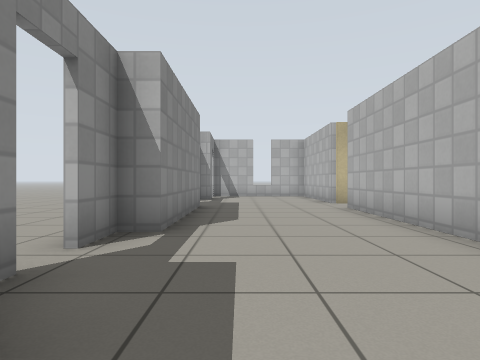
View 1 (above)

19 first-person views from a walk through a world built for the Gazebo simulator. The camera is 0.72 m above the floor, looks level and sees 75° across. The floor is counted in squares, 1 m on a side. Each view is taken from the middle of a square. On the plan, view 1 faces up. The plan holds only what a view shows up to about 10 squares ahead; the rest is blank. The place goes on beyond the plan. Gazebo's built-in surfaces are drawn with simple patterns.

View 2
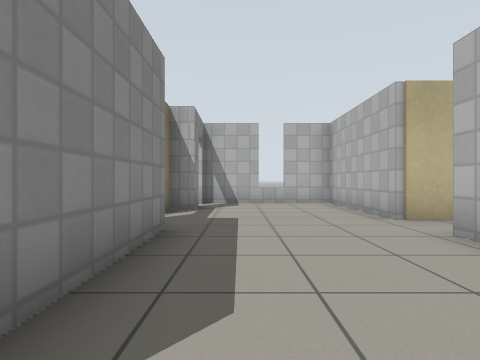

View 3
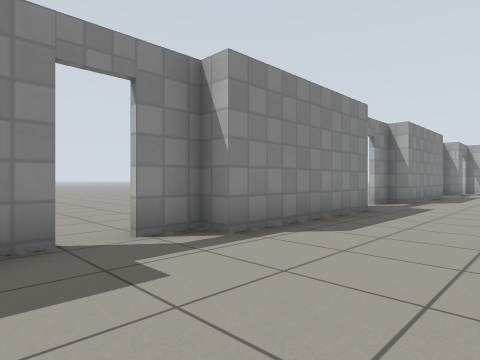

View 4
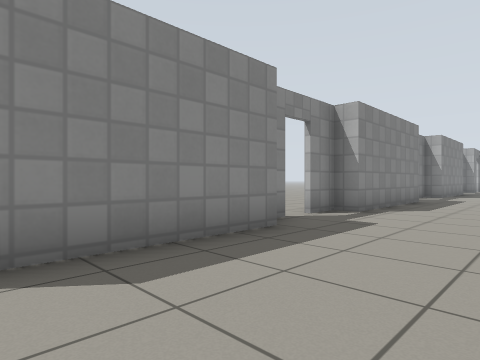

View 5
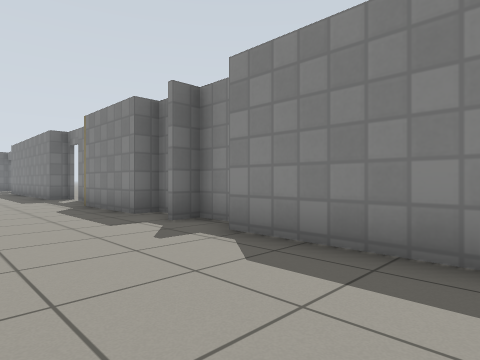

View 6
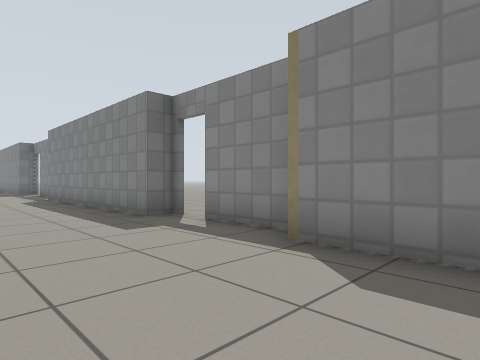

View 7
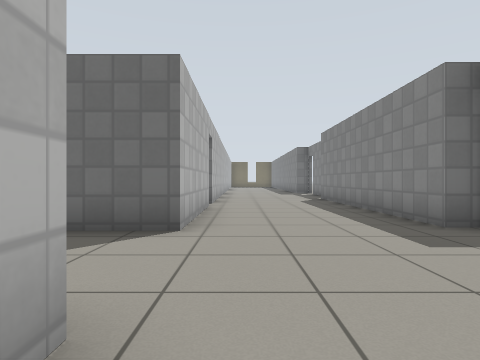

View 8
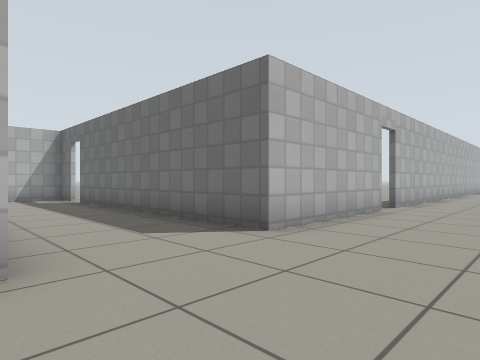

View 9
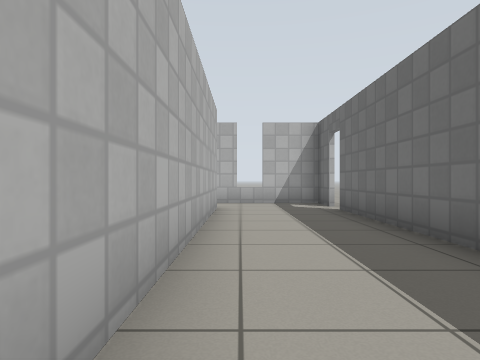

View 10
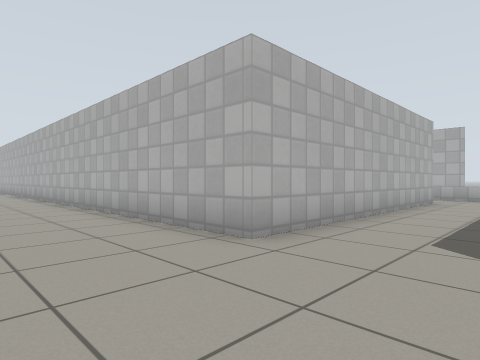

View 11
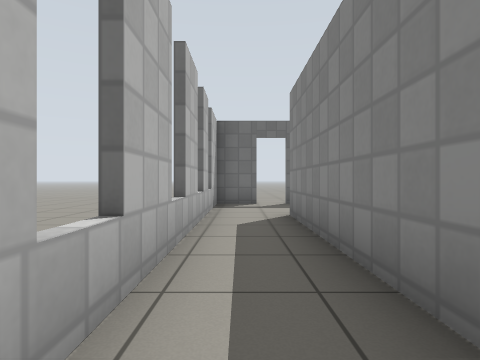

View 12
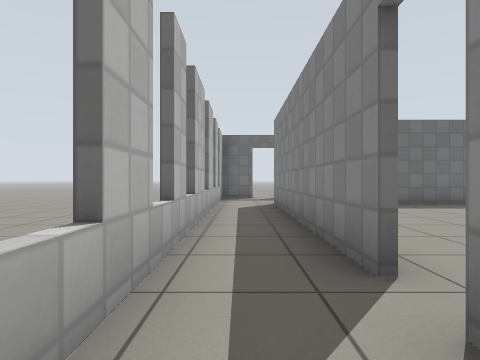

View 13
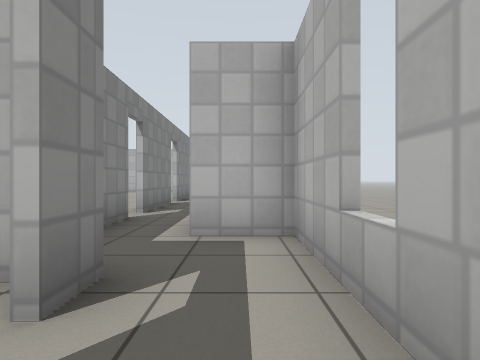

View 14
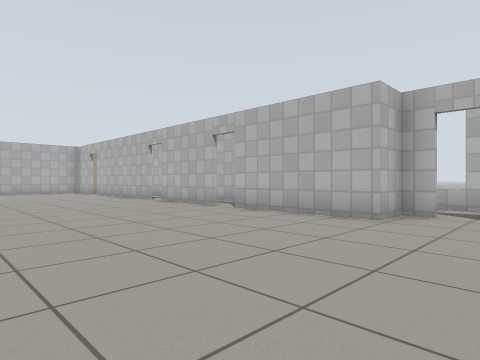

View 15
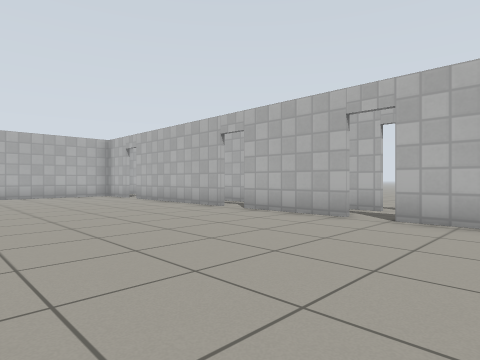

View 16
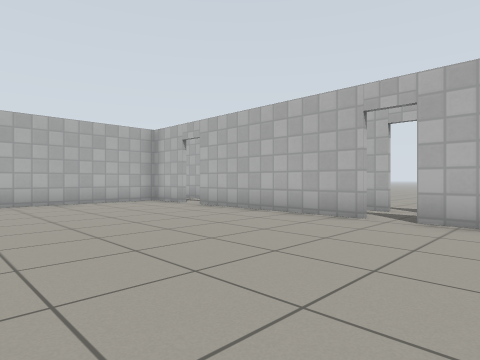

View 17
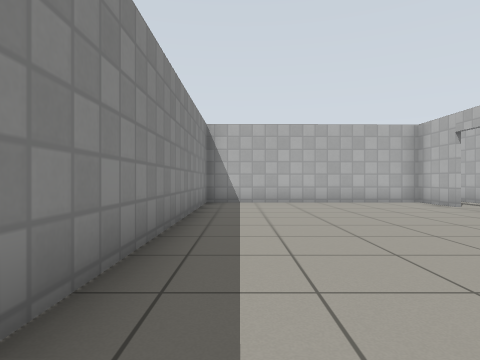

View 18
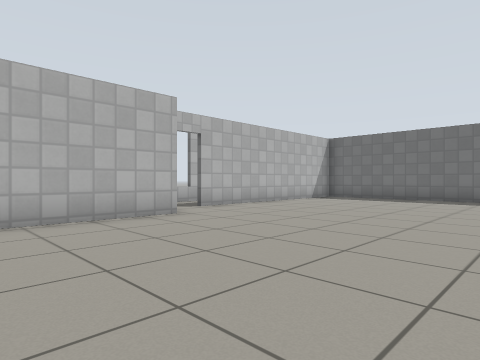

View 19
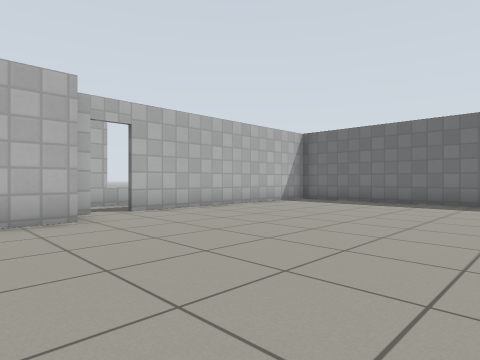

### Floor plan
Points are (right, up) in squares from view 1. A wall is a line through its corners. A room is listed if a view was taken in it or the views show most of it. See-through windows are left out.
Room 1 (views 1, 2, 3, 4, 5, 6, 7, 8, 9, 10)
walls: (-1.1, -6) (-1.1, -10.4); (-1.7, -10.9) (-1.7, -11.9) (-1, -11.9); (-1.7, -5) (-1.7, -5.6); (-1.1, -13.3) (-1.1, -16.4); (-1.7, -16.6) (-1.7, -18.6); (-1.1, 1.4) (-1.1, -3.1) (-1.7, -3.1) (-1.7, -4.2); (2.8, 3.6) (2.8, 8.1); (-1.7, -19.7) (-1.1, -19.7) (-1.1, -25); (11, -16.4) (2.8, -16.4) (2.8, -7.6); (11.5, -19.4) (12.7, -19.4) (12.7, -16.4); (2.8, -23.6) (2.8, -19.4) (10.6, -19.4); (-1.1, 8.6) (-1.1, 4.3) (-1.7, 4.3) (-1.7, 3.2); (3.9, 9.6) (2.8, 9.6) (2.8, 13.8) (-1.2, 13.8); (2.8, -27.3) (2.8, -24.5); (-1.1, 12.4) (-1.1, 11.5) (-1.7, 11.5) (-1.7, 11)
ways out: opening at (12, -16) to room 2; open door at (-2, -19); open door at (-2, -4.5); open door at (-2, 3); open door at (-1, 13); open door at (3, -24); open door at (11, -19.5)
Room 2 (views 11, 12, 13)
walls: (11, -9.2) (11, -16.4); (11, -7.6) (11, -8.5); (12.7, -16.4) (12.7, -6) (11.2, -6)
ways out: opening at (12, -16) to room 1; open door at (11, -9) to room 3
Room 3 (views 14, 15, 16, 17, 18, 19)
walls: (9.7, -3.2) (9.7, -0.4); (9.7, 0.4) (9.7, 5.5); (10.8, -8.5) (10.8, -7.8) (9.7, -7.8) (9.7, -4); (10.8, -13.4) (10.8, -9.2); (9.7, 6.3) (9.7, 8); (8.2, 8) (2.9, 7.9) (2.9, -0.6); (5.3, -16.3) (7.9, -16.3)
ways out: open door at (11, -9) to room 2; open door at (10.5, -3.5); open door at (10.5, 0); open door at (11, 6)

Positions as (right, up) in squares from view 1, and headings:
1: (0, 0), facing up
2: (0, 4), facing up
3: (2, -6), facing up-left
4: (2, -10), facing up-left
5: (2, -7), facing down-left
6: (2, -14), facing down-left
7: (2, -15), facing down
8: (0, -16), facing down-right
9: (3, -17), facing right
10: (0, -19), facing up-right
11: (12, -10), facing down
12: (12, -7), facing down
13: (12, -10), facing up
14: (4, -10), facing up-right
15: (4, -6), facing up-right
16: (4, -2), facing up-right
17: (4, -2), facing up
18: (4, -4), facing down-right
19: (4, -6), facing down-right
